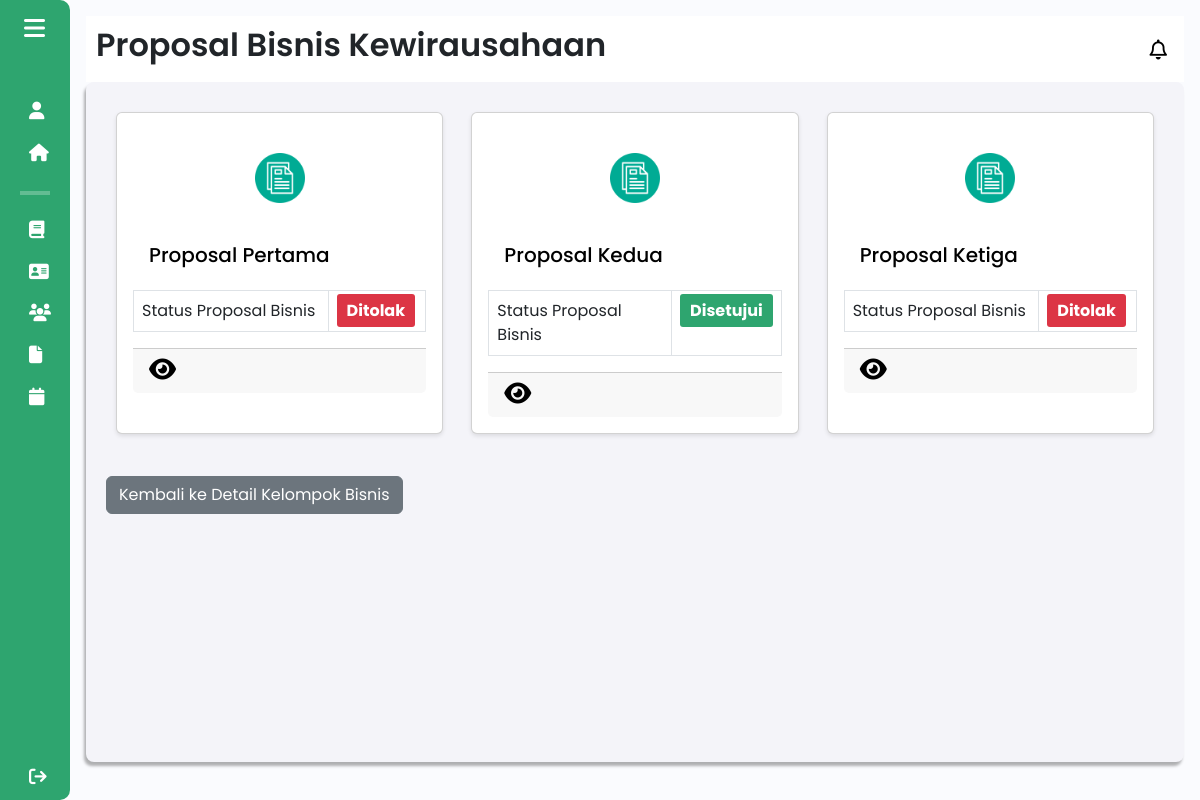
/components/pages/admin/proposal_bisnis_admin.php?id_kelompok=21 (signed in), run on an earlier commit of the app's database.
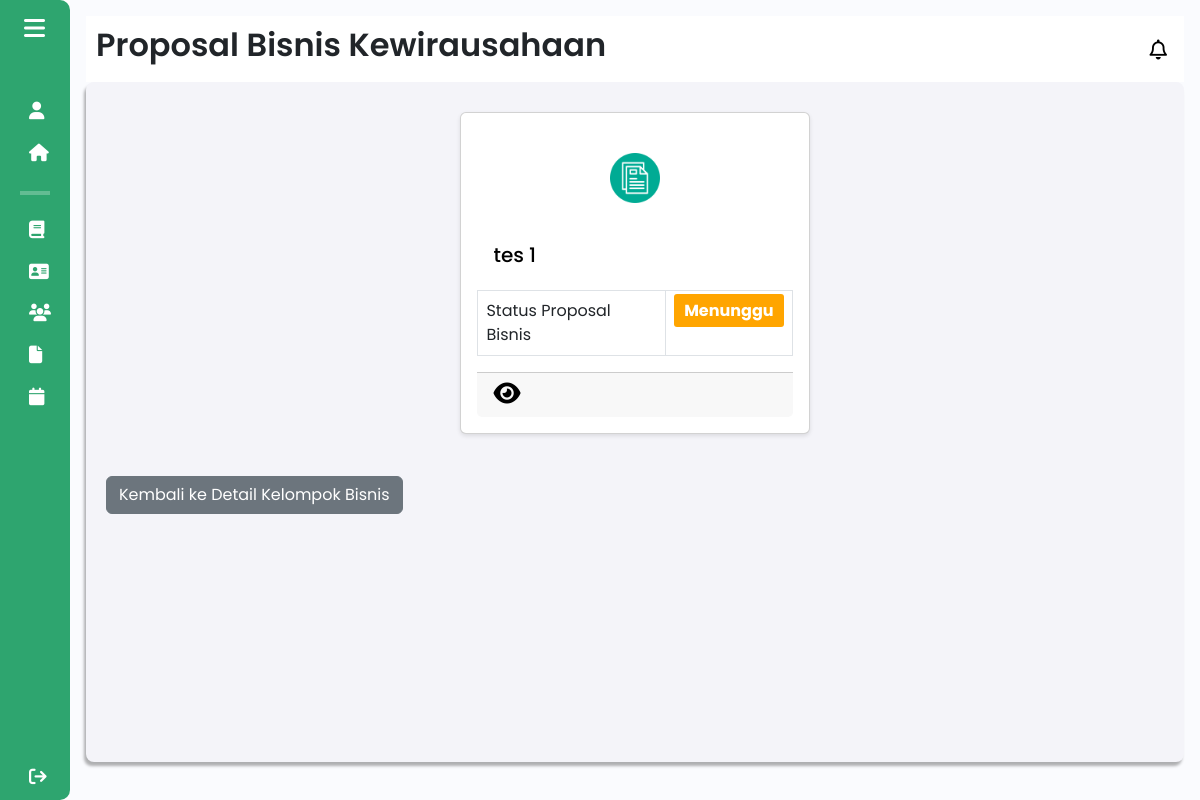
And on a later commit of the database.
### tables this page shows
CREATE TABLE `proposal_bisnis` (
  `id` int(11) NOT NULL,
  `judul_proposal` varchar(255) NOT NULL,
  `tahapan_bisnis` varchar(25) NOT NULL,
  `sdg` text NOT NULL,
  `kategori` varchar(255) DEFAULT NULL,
  `other_category` varchar(255) DEFAULT NULL,
  `proposal_pdf` varchar(255) NOT NULL,
  `kelompok_id` int(11) NOT NULL,
  `status` enum('menunggu','ditolak','disetujui') DEFAULT 'menunggu',
  `ide_bisnis` varchar(255) DEFAULT NULL,
  `feedback` varchar(255) DEFAULT NULL
);

### components/pages/admin/proposal_bisnis_admin.php (the view, shortened to what this page needs)
<?php
include $_SERVER['DOCUMENT_ROOT'] . '/Aplikasi-Kewirausahaan/config/db_connection.php';
$id_kelompok = isset($_GET['id_kelompok']) ? $_GET['id_kelompok'] : null;
if ($id_kelompok) {
    $sql = "SELECT * FROM proposal_bisnis WHERE kelompok_id = $id_kelompok";
    $result = $conn->query($sql);
}
?>
<!DOCTYPE html>
<html lang="en">
<head>
    <link href="https://cdn.lineicons.com/4.0/lineicons.css" rel="stylesheet" />
    <link href="https://cdn.jsdelivr.net/npm/bootstrap@5.3.0-alpha3/dist/css/bootstrap.min.css" rel="stylesheet"
>
    <link rel="stylesheet" href="/Aplikasi-Kewirausahaan/assets/css/proposal_bisnis.css">
</head>
<body>
    <div class="wrapper">
        <?php
        $activePage = 'proposal_bisnis_admin';
        include 'sidebar_admin.php';
        ?>
        <div class="main p-3">
            <div class="main_header">
                <?php
                    $pageTitle = "Proposal Bisnis Kewirausahaan";
                    include 'header_admin.php';
                ?>
            </div>
            <div class="main_wrapper">
                <div class="card-container">
                    <?php
                    if ($result && mysqli_num_rows($result) > 0) {
                        while ($proposal = mysqli_fetch_assoc($result)) {
                            $id = $proposal['id'];
                            ?>
                            <div class="card" style="width: 33%; margin: 10px;">
                                <div class="card-icon text-center py-4">
                                    <img src="\Aplikasi-Kewirausahaan\assets\img\document-file_6424455.png" alt="Dokumen" style="width: 50px; height: 50px;">
                                </div>
                                <div class="card-body m-0">
                                    <h5 class="card-title"><?php echo htmlspecialchars($proposal['judul_proposal']); ?></h5>
                                </div>
                                <table class="table table-bordered m-0 styled-table">
                                    <tbody>
                                        <tr>
                                            <td>Status Proposal Bisnis</td>
                                            <td>
                                                <span id="status-label" class="status"
                                                    style="background-color: <?php
                                                        if ($proposal['status'] == 'disetujui') {
                                                            echo '#2ea56f';
                                                        } elseif ($proposal['status'] == 'ditolak') {
                                                            echo '#dc3545';
                                                        } else {
                                                            echo 'orange';
                                                        }
                                                    ?>; padding: 5px 10px; border-radius: 3px;">
                                                    <?php echo htmlspecialchars($proposal['status']); ?>
                                                </span>
                                            </td>
                                        </tr>
                                    </tbody>
                                </table>
                                <div class="card-footer">
                                <a href="detail_proposal_bisnis_admin.php?id=<?php echo $id; ?>&id_kelompok=<?php echo $id_kelompok; ?>">
                                    <i class="fa-solid fa-eye detail-icon" title="Lihat Detail Proposal Bisnis"></i>
                                </a>
                                </div>
                            </div>
                            <?php
                        }
                    } else {
                        echo "<p>No proposals found for this group.</p>";
                    }
                    ?>
                </div>
                <div class="mt-3" onclick="window.location.href='detail_kelompok.php?id_kelompok=<?php echo $id_kelompok; ?>'" title="Kembali ke Detail Kelompok Bisnis">
                    <button class="btn btn-secondary mt-3">Kembali ke Detail Kelompok Bisnis</button>
                </div>
            </div>
        </div>
    </div>
</body>
</html>

### components/pages/admin/sidebar_admin.php (shortened to what this page needs)
<!DOCTYPE html>
<html lang="en">
<head>
    <link href="https://cdn.lineicons.com/4.0/lineicons.css" rel="stylesheet" />
    <link href="https://cdn.jsdelivr.net/npm/bootstrap@5.3.0-alpha3/dist/css/bootstrap.min.css" rel="stylesheet"
>
    <link rel="stylesheet" href="/Aplikasi-Kewirausahaan/assets/css/sidebar.css">
</head>
<body>
    <div class="wrapper">
        <aside id="sidebar">
            <div class="d-flex">
                <button class="toggle-btn" type="button">
                    <i class="fa-solid fa-bars"></i>
                </button>
            </div>
            <ul class="sidebar-nav">
                <li class="sidebar-item <?php echo ($activePage == 'profil') ? 'active' : ''; ?>">
                    <a href="profil_admin.php" class="sidebar-link">
                        <i class="fa-solid fa-user"></i>
                    </a>
                </li>
                <li class="sidebar-item <?php echo ($activePage == 'pageadmin') ? 'active' : ''; ?>">
                    <a href="pageadmin.php" class="sidebar-link">
                        <i class="fa-solid fa-house"></i>
                    </a>
                </li>
                <hr>
                <li class="sidebar-item <?php echo ($activePage == 'materikewirausahaan_admin') ? 'active' : ''; ?>">
                    <a href="materikewirausahaan_admin.php" class="sidebar-link">
                        <i class="fa-solid fa-book"></i>
                    </a>
                </li>
                <li class="sidebar-item <?php echo ($activePage == 'daftar_mentor_admin') ? 'active' : ''; ?>">
                    <a href="daftar_mentor_admin.php" class="sidebar-link">
                    <i class="fa-solid fa-address-card"></i>
                    </a>
                </li>
                <li class="sidebar-item <?php echo ($activePage == 'daftar_kelompok_bisnis_admin') ? 'active' : ''; ?>">
                    <a href="daftar_kelompok_bisnis_admin.php" class="sidebar-link">
                        <i class="fa-solid fa-users"></i>
                    </a>
                </li>
                <li class="sidebar-item <?php echo ($activePage == 'daftar_penuh_proposal') ? 'active' : ''; ?>">
                    <a href="daftar_penuh_proposal.php" class="sidebar-link">
                        <i class="fa-solid fa-file"></i>
                    </a>
                </li>
                <li class="sidebar-item <?php echo ($activePage == 'tahun_akademik') ? 'active' : ''; ?>">
                    <a href="tahun_akademik.php" class="sidebar-link">
                        <i class="fa-solid fa-calendar"></i>
                    </a>
                </li>
                <li class="sidebar-item sign-out">
                    <a href="/Aplikasi-Kewirausahaan/components/pages/startdashboard/dashboardawal.php" class="sidebar-link">
                        <i class="fa-solid fa-sign-out"></i>
                    </a>
                </li>
            </ul>
        </aside>
    </div>
</body>
</html>

### components/pages/admin/header_admin.php (shortened to what this page needs)
<!DOCTYPE html>
<html lang="en">
<head>
    <link href="https://cdn.lineicons.com/4.0/lineicons.css" rel="stylesheet" />
    <link href="https://cdn.jsdelivr.net/npm/bootstrap@5.3.0-alpha3/dist/css/bootstrap.min.css" rel="stylesheet"
>
    <link rel="stylesheet" href="/Aplikasi-Kewirausahaan/assets/css/header.css">
</head>
<body>
    <div class="wrapper">
        <div class="main_header">
            <h1 class="halaman"><?php echo $pageTitle ?? 'Halaman'; ?></h1>
            <a href="javascript:void(0)" class="notification" id="notificationButton">
                <i class="fa-regular fa-bell"></i>
            </a>
        </div>
    </div>
</body>
</html>

### assets/css/proposal_bisnis.css (style rules this page uses)
body { font-family: Arial, sans-serif; }
.card { text-decoration: none; display: block; background-color: white; border-radius: 10px; box-shadow: 0 4px 8px rgba(0, 0, 0, 0.1); transition: transform 0.3s ease, box-shadow 0.3s ease; width: 50%; padding: 20px; color: black; }
.card { border: 1px solid #000; border-radius: 8px; padding: 16px; width: 100%; background-color: #00cc66; margin: 20px auto; box-shadow: 0 2px 4px rgba(0, 0, 0, 0.1); }
.card-body { display: flex; justify-content: space-between; margin-top: 8px; font-size: 14px; color: #666; max-height: 63px; overflow-y: hidden; }
.card-footer { display: block; margin-top: 16px; font-size: 16px; font-weight: bold; color: #000; }
.card-footer { display: flex; justify-content: space-between; align-items: center; }
.card-footer a { margin: 0; padding: 0; }
.card .card-header, .card .card-body { color: #000; }
.card-header .edit-icon, .card-footer .delete-icon, .card-footer .detail-icon { font-size: 24px; cursor: pointer; color: #000; transition: transform 0.2s, color 0.2s; }
.status { padding: 5px 10px; border-radius: 5px; font-weight: bold; color: white; text-transform: capitalize; }
.main_wrapper .card-container { display: flex; flex-wrap: wrap; justify-content: space-evenly; gap: 8px; }
.main_wrapper .card-container .card { flex: 1 1 calc(30% - 8px); max-width: 33%; box-sizing: border-box; flex-wrap: wrap; margin: 0; }

### assets/css/sidebar.css (style rules this page uses)
a { text-decoration: none; }
li { list-style: none; }
h1 { font-weight: 600; font-size: 1.5rem; }
body { font-family: "Poppins", sans-serif; }
.wrapper { display: flex; }
.main { min-height: 100vh; width: 100%; overflow: hidden; transition: all 0.35s ease-in-out; background-color: #fafbfe; }
#sidebar { width: 70px; min-width: 70px; z-index: 1000; transition: all 0.25s ease-in-out; background-color: #2ea56f; display: flex; flex-direction: column; border-top-right-radius: 10px; border-bottom-right-radius: 10px; }
.toggle-btn, .toggle-btn2 { background-color: transparent; cursor: pointer; border: 0; padding: 1rem 1.5rem; }
.toggle-btn i, .toggle-btn2 i { font-size: 1.5rem; color: #fff; }
.sidebar-nav { padding: 2rem 0; flex: 1 1 auto; }
a.sidebar-link { padding: 0.625rem 1.625rem; color: #fff; display: block; font-size: 0.9rem; white-space: nowrap; border-left: 3px solid transparent; }
.sidebar-link i { font-size: 1.1rem; margin-right: 0.75rem; }
.sidebar-item { position: relative; }
.sign-out { position: fixed; bottom: 0; left: 0; }
.sidebar-nav hr { border: 2px solid white; margin-right: 20px; margin-left: 20px; }
.main_wrapper { width: 100%; height: 85vh; background-color: #f4f4f9; box-shadow: -2px 4px 3px rgba(0, 0, 0, 0.3); margin: 0; padding: 20px; overflow-y: auto; border-radius: 8px; }

### assets/css/header.css (style rules this page uses)
a { text-decoration: none; }
li { list-style: none; }
h1 { font-weight: 600; font-size: 1.5rem; }
body { font-family: "Poppins", sans-serif; }
.main_header { display: flex; justify-content: space-between; align-items: center; padding: 5px; background-color: #fff; min-height: 50px; }
.main_header h1 { font-size: xx-large; }
.notification { position: fixed; top: 10px; right: 10px; text-decoration: none; color: #000000; margin-top: 30px; margin-right: 15px; border-radius: 5px; font-size: 16px; display: flex; align-items: center; }
.notification i { margin-right: 8px; font-size: 20px; }

What changed in the data, as far as the page shows it:
removed proposal_bisnis: judul_proposal "Proposal Pertama", status "Ditolak"
removed proposal_bisnis: judul_proposal "Proposal Kedua", status "Disetujui"
removed proposal_bisnis: judul_proposal "Proposal Ketiga", status "Ditolak"
added proposal_bisnis: judul_proposal "tes 1", status "Menunggu"
